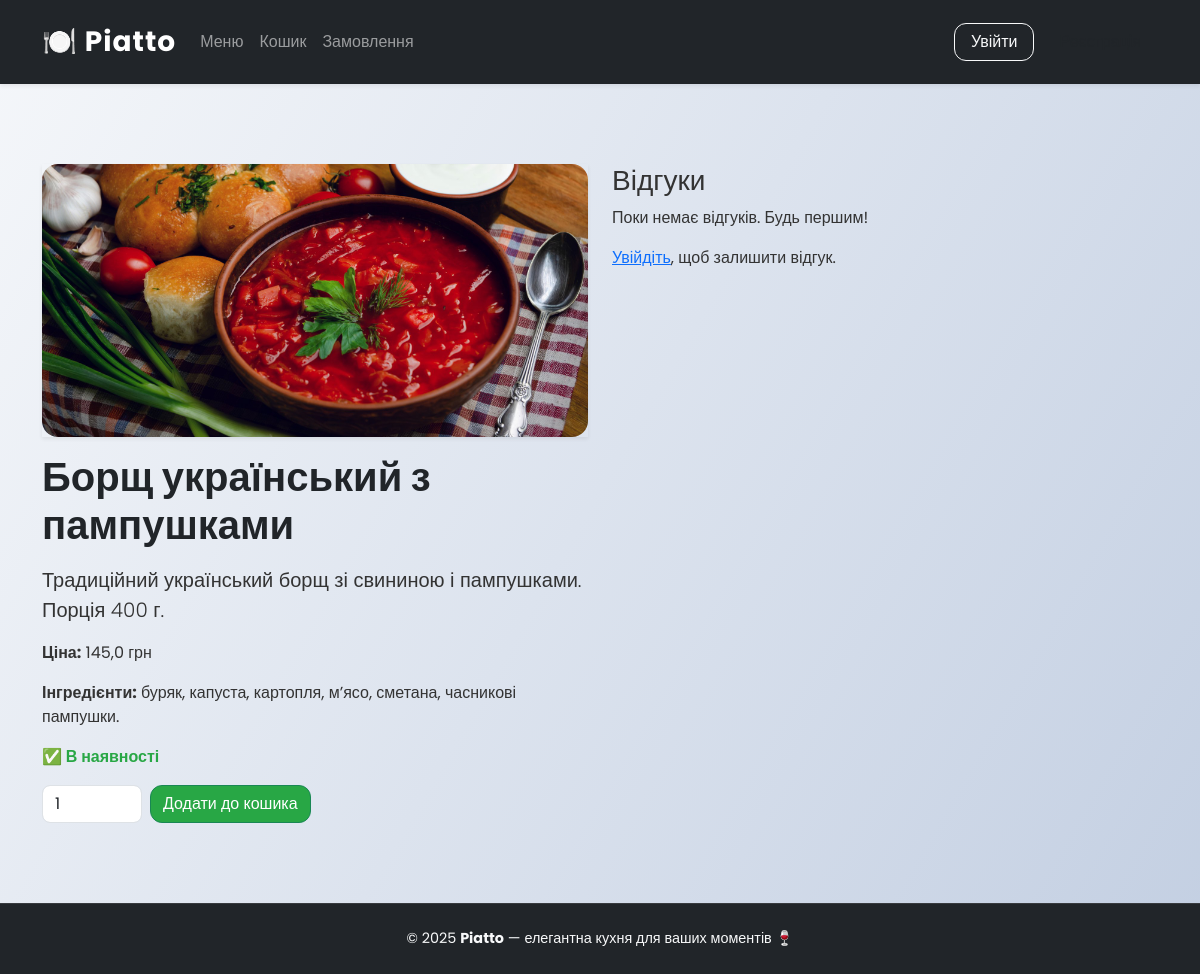
/menu/dish/3/, run on the app's committed database.
### menu/models.py (models this page shows, shortened)
class Dish(models.Model):
    name = models.CharField(max_length=150)
    category = models.ForeignKey(Category, on_delete=models.CASCADE, related_name="dishes")
    description = models.TextField()
    ingredients = models.TextField()
    image = models.ImageField(upload_to="dishes/", blank=True, null=True)
    price = models.FloatField(default=100.00)
    available = models.BooleanField(default=True)

### menu/views.py (the view)
# urls.py: path("dish/<int:id>/", views.dish_detail, name="dish_detail"),
def dish_detail(request, id):
    dish = get_object_or_404(Dish, id=id)
    reviews = dish.reviews.order_by('-updated_at')
    user_review = None
    if request.user.is_authenticated:
        user_review = Review.objects.filter(dish=dish, user=request.user).first()
    return render(request, "menu/dish_detail.html", {"dish": dish, "reviews": reviews, "user_review": user_review})

### templates/menu/dish_detail.html (shortened to what this page needs)
{% extends 'base.html' %}
{% block content %}
<div class="container my-5">
  <div class="row g-4">
    <div class="col-md-6">
      {% if dish.image %}
      <div class="img-frame shadow-sm mb-3">
        <img src="{{ dish.image.url }}" alt="{{ dish.name }}">
      </div>
      {% endif %}
      <h1 class="fw-bold">{{ dish.name }}</h1>
      <p class="lead">{{ dish.description }}</p>
      <p><b>Ціна:</b> {{ dish.price }} грн</p>
      <p><b>Інгредієнти:</b> {{ dish.ingredients }}</p>
      {% if dish.available %}
        <p class="text-success fw-semibold">✅ В наявності</p>
      {% else %}
        <p class="text-danger fw-semibold">❌ Немає в наявності</p>
      {% endif %}
      <form method="post" action="{% url 'cart:add_to_cart' dish.id %}" class="d-flex gap-2 mt-3">
        <input type="number" name="quantity" id="quantity" value="1" min="1" class="form-control" style="width: 100px;">
        <button type="submit" class="btn btn-success">Додати до кошика</button>
      </form>
    </div>
    <div class="col-md-6">
      <h3>Відгуки</h3>
      {% if reviews %}
        <ul class="list-group mb-3">
          {% for review in reviews %}
          <li class="list-group-item">
            <strong>{{ review.user.username }}</strong> ⭐ {{ review.rating }}/5
            <p>{{ review.comment }}</p>
            <small>
              Створено: {{ review.created_at|date:"d.m.Y H:i" }}
              {% if review.updated_at != review.created_at %}
                (оновлено: {{ review.updated_at|date:"d.m.Y H:i" }})
              {% endif %}
            </small>
            {% if user.is_staff %}
            <form method="post" action="{% url 'reviews:delete_review' review.id %}" class="mt-1">
              {% csrf_token %}
              <button type="submit" class="btn btn-sm btn-danger">Видалити</button>
            </form>
            {% endif %}
          </li>
          {% endfor %}
        </ul>
      {% else %}
        <p>Поки немає відгуків. Будь першим!</p>
      {% endif %}
      {% if user.is_authenticated %}
      <h4 class="mt-4">{% if user_review %}Оновити свій відгук{% else %}Залишити відгук{% endif %}</h4>
      <form method="post" action="{% url 'reviews:add_review' dish.id %}">
        {% csrf_token %}
        <div class="mb-2">
          <label for="rating" class="form-label">Оцінка:</label>
          <select name="rating" id="rating" class="form-select w-auto">
            {% for i in "12345" %}
            <option value="{{ i }}" {% if user_review and user_review.rating == i|add:"0" %}selected{% endif %}>{{ i }}</option>
            {% endfor %}
          </select>
        </div>
        <div class="mb-2">
          <label for="comment" class="form-label">Коментар:</label>
          <textarea name="comment" id="comment" rows="4" class="form-control">{% if user_review %}{{ user_review.comment }}{% endif %}</textarea>
        </div>
        <button type="submit" class="btn btn-primary">{% if user_review %}Оновити{% else %}Надіслати{% endif %}</button>
      </form>
      {% else %}
      <p><a href="{% url 'register:login' %}">Увійдіть</a>, щоб залишити відгук.</p>
      {% endif %}
    </div>
  </div>
</div>
{% endblock %}

### static/css/style.css (style rules this page uses)
body { font-family: 'Poppins', sans-serif; background: linear-gradient(120deg, #f5f7fa, #c3cfe2); color: #333; min-height: 100vh; display: flex; flex-direction: column; }
.card-img-top, .img-frame img { border-radius: 0.75rem 0.75rem 0 0; object-fit: cover; width: 100%; }
.img-frame img { border-radius: 1rem; max-height: 400px; }
.btn { border-radius: 0.75rem; transition: all 0.2s ease; }
.btn-success { background-color: #28a745; }
.section-title, h2, h1 { font-weight: 700; color: #212529; margin-bottom: 1rem; }
form { margin-bottom: 0; }
input, select, textarea { border-radius: 0.5rem !important; }
.text-success { color: #28a745 !important; }
.container, .card, .table, .form-control { animation: fadeInUp 0.4s ease; }

### data on the page
Dish: image (picture), name "Борщ український з пампушками", description "Традиційний український борщ зі свининою і пампушками. Порція 400 г.", price "145,0", ingredients "буряк, капуста, картопля, м’ясо, сметана, часникові пампушки."
